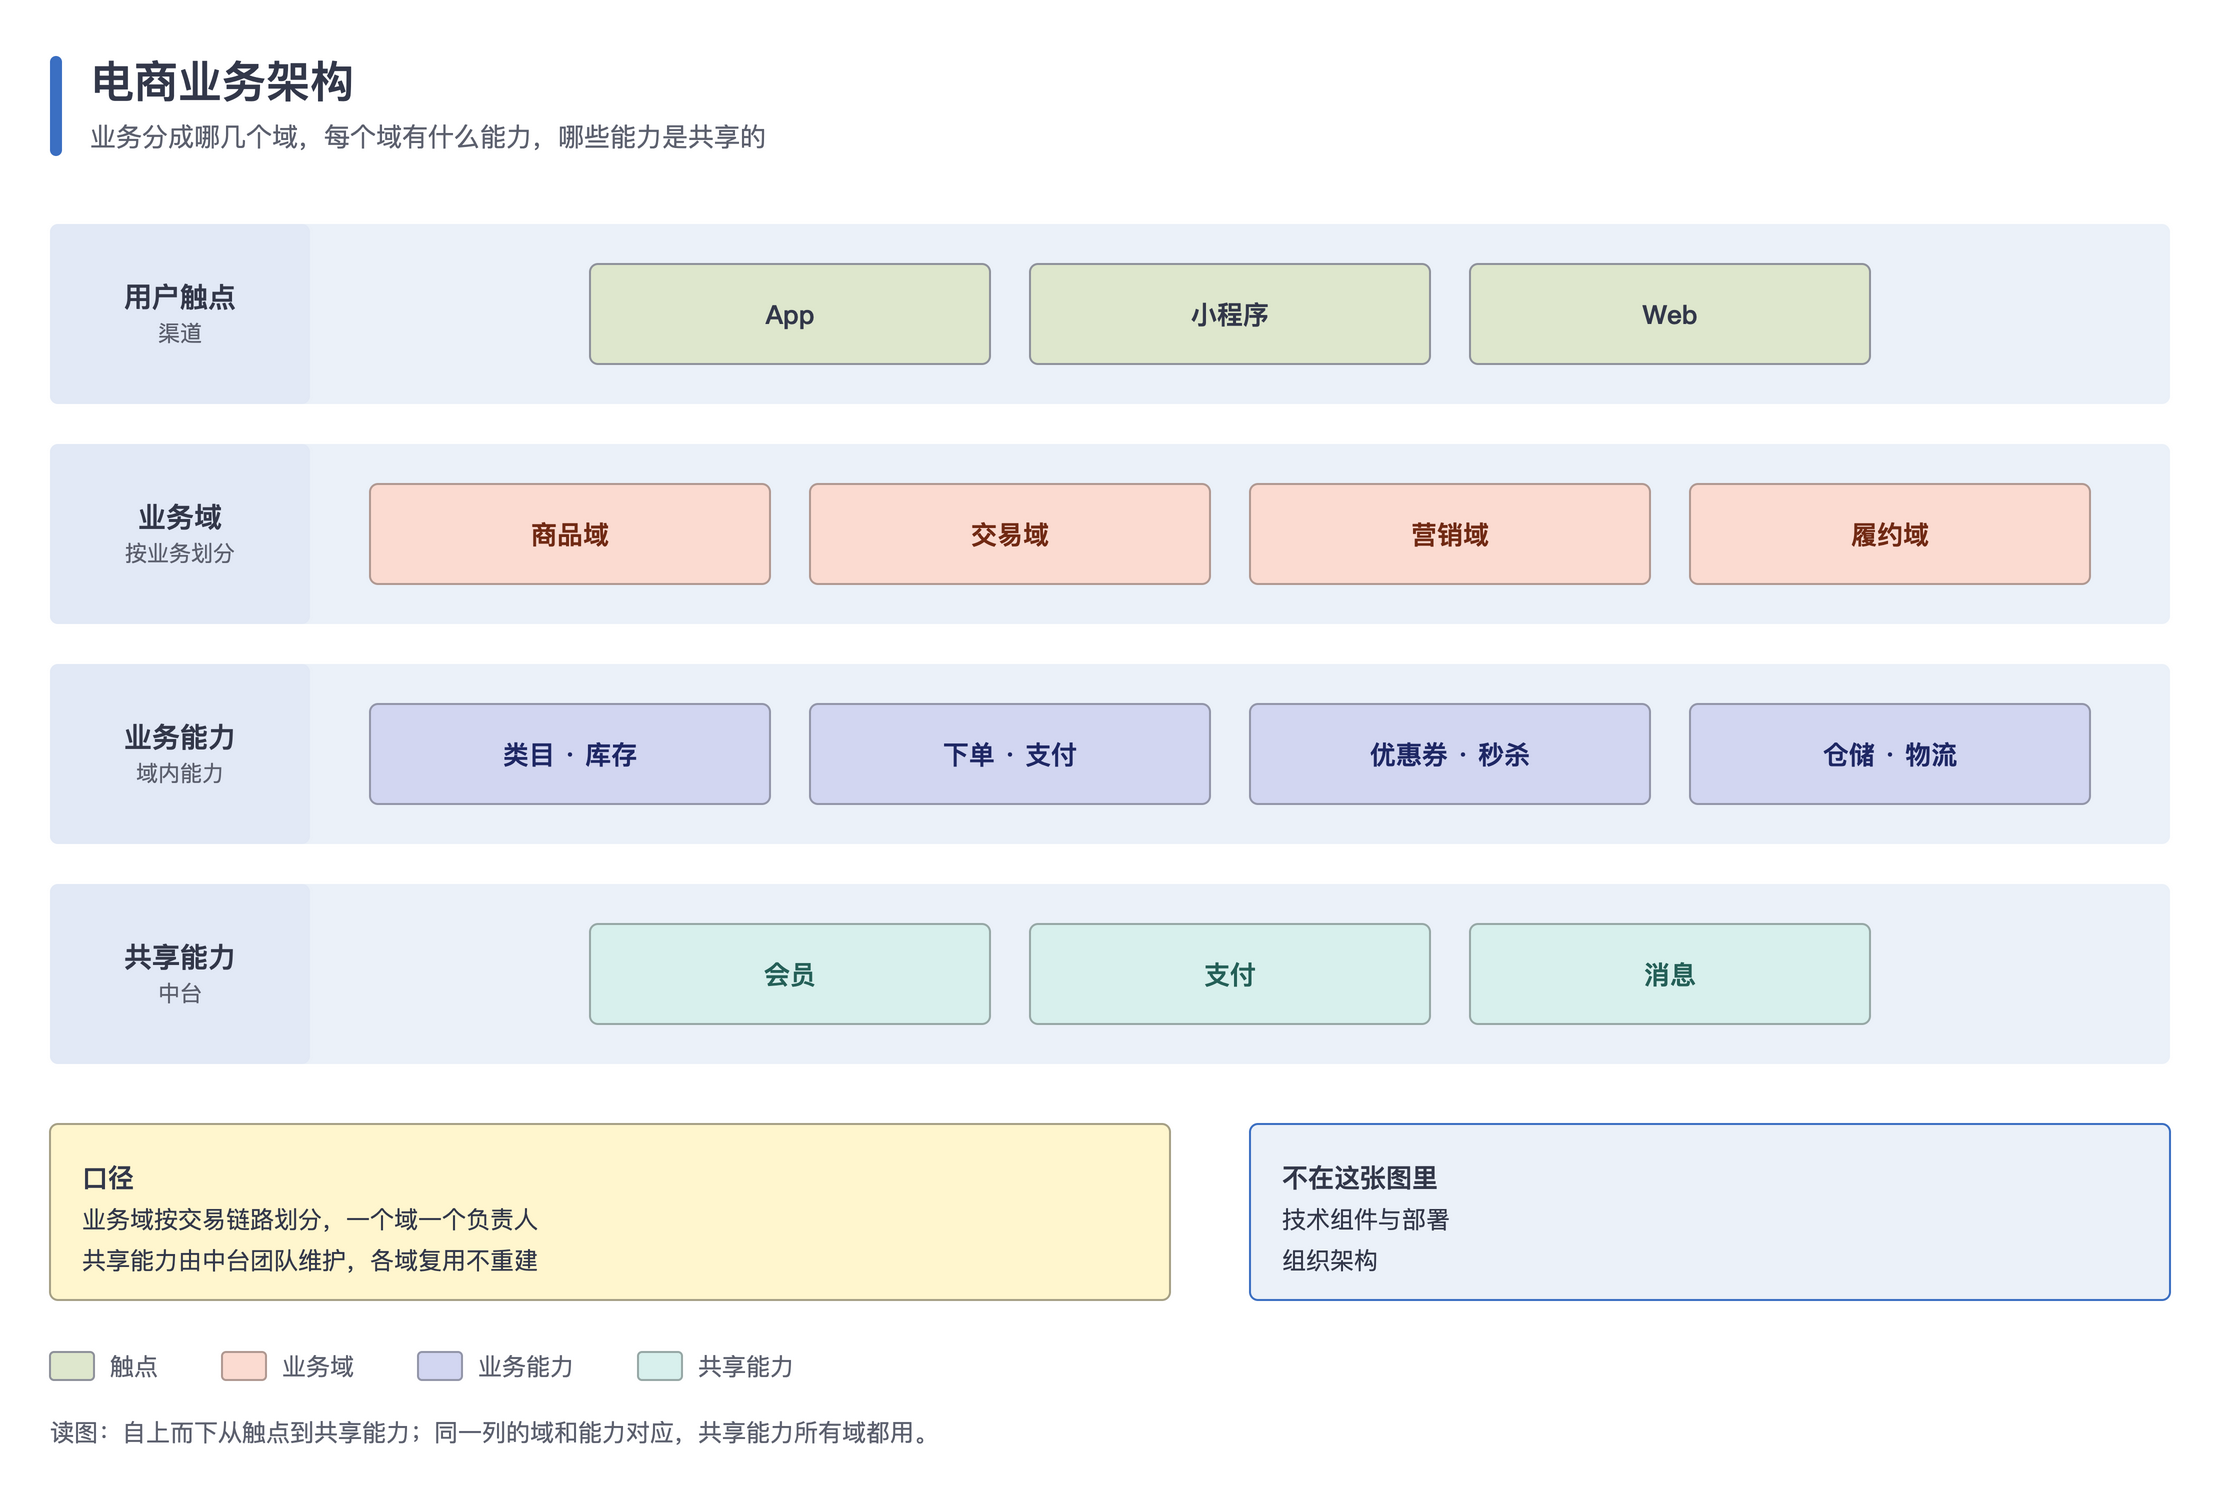

Here is the Python script that generated this plot:
#!/usr/bin/env python3
"""业务架构图：自上而下是用户触点 → 业务域 → 业务能力 → 共享能力，每层一条横向分层带，层内卡片等宽对齐。

用到：band、box 网格、panel、legend、footer。
运行后在本目录生成 biz_arch.drawio 和 biz_arch.png。
"""
import os
import sys

HERE = os.path.dirname(os.path.abspath(__file__))
sys.path.insert(0, os.path.join(os.path.dirname(HERE), 'scripts'))
from drawio_kit import Diagram  # noqa: E402

MIN_SIDE = int(os.environ.get('DIAGRAM_MIN_SIDE', 4000))

d = Diagram('电商业务架构', '业务分成哪几个域，每个域有什么能力，哪些能力是共享的')
BW, X0, CW, GAP = 1060, 200, 200, 20  # 带宽、第一列卡片 x、卡片宽、列距
LAYERS = [
    ('用户触点', '渠道', 120, [('App', 'sage'), ('小程序', 'sage'), ('Web', 'sage')]),
    ('业务域', '按业务划分', 230, [('商品域', 'peach'), ('交易域', 'peach'), ('营销域', 'peach'), ('履约域', 'peach')]),
    ('业务能力', '域内能力', 340, [('类目 · 库存', 'lav'), ('下单 · 支付', 'lav'), ('优惠券 · 秒杀', 'lav'), ('仓储 · 物流', 'lav')]),
    ('共享能力', '中台', 450, [('会员', 'mint'), ('支付', 'mint'), ('消息', 'mint')]),
]
for label, sub, y, cards in LAYERS:
    d.band(40, y, BW, 90, label, sub)
    n = len(cards)
    total = n * CW + (n - 1) * GAP
    x0 = X0 + (4 * CW + 3 * GAP - total) / 2  # 不足 4 张时居中
    for i, (title, role) in enumerate(cards):
        d.box(x0 + i * (CW + GAP), y + 20, CW, 50, title, role=role)

y = d.panel(40, 570, 560, '口径', ['业务域按交易链路划分，一个域一个负责人', '共享能力由中台团队维护，各域复用不重建'])
d.panel(640, 570, 460, '不在这张图里', ['技术组件与部署', '组织架构'], kind='soft', h=y - 570)
d.legend(40, y + 24, [('sage', '触点'), ('peach', '业务域'), ('lav', '业务能力'), ('mint', '共享能力')])
d.footer(40, y + 56, '读图：自上而下从触点到共享能力；同一列的域和能力对应，共享能力所有域都用。')

name = os.path.join(HERE, 'biz_arch')
d.save(name + '.drawio')
d.export(name + '.drawio', name + '.png', scale=d.scale_for(MIN_SIDE))
